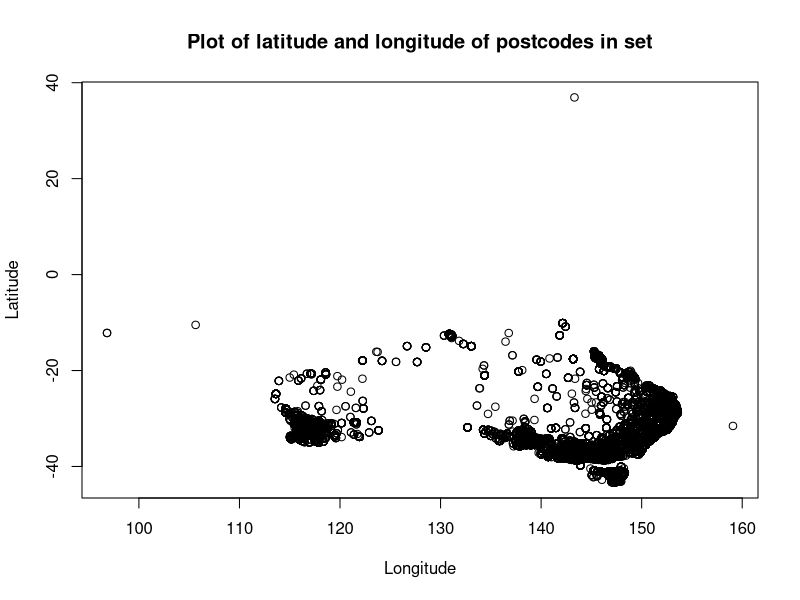
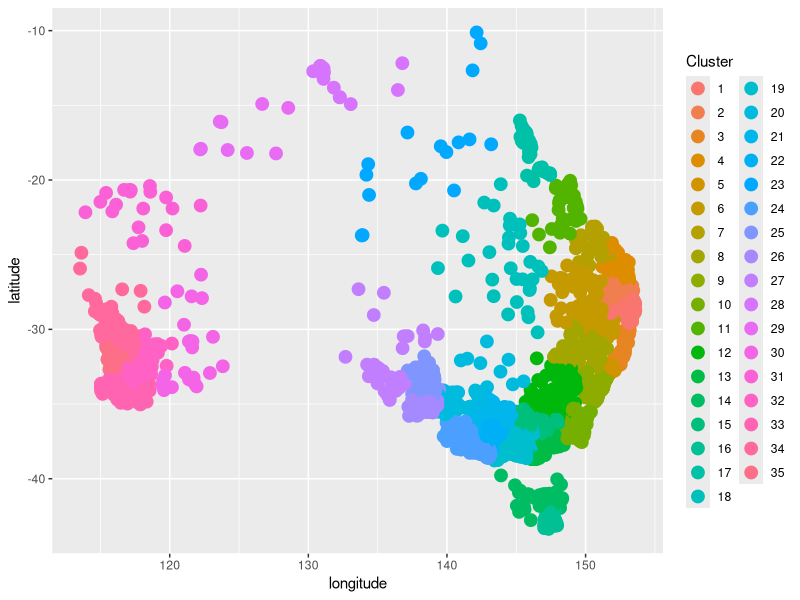

The R script that drew these images, in order:
####Read in packages for this code####
install.packages("fields")
install.packages("dplyr")
install.packages("ggplot2")
library(fields)
library(ggplot2)
library(dplyr)

####Read in country files####
#Firstly Australia
aus <- read.csv("post_codes_github.csv")
#Secondly NZ
nz <- read.csv("nz_postal_codes.csv")

#How many postcodes do we have?
length(unique(aus$postcode))
length(unique(nz$postcode))

####Geoclustering setup####
#Here we set the country
country <- aus
country <- as.data.frame(aus)
##Firstly perform a 'sense-check' that these points are in Aus-NZ
country$longitude <- as.numeric(country$longitude)
country$latitude <- as.numeric(country$latitude)
plot(country$longitude,country$latitude, xlab = "Longitude", ylab= "Latitude", main = "Plot of latitude and longitude of postcodes in set")

#(For Australia only) there are some islands that flatten our graph. We can remove extreme lat/long to help with this
country <- country[(country$longitude < 155 & country$longitude > 110),]
country <- country [country$latitude < 0 ,]

#We could just do this by postcode
#country <- as.data.frame(country[!duplicated(country$postcode),])

#Here is some code that will only get rid of duplicated lat-long combinations.
#I define something called 'll_id' which is the lat-long ID. The combination of lat-long together as a string-ID
country$ll_id <- paste(country$longitude, country$latitude)
country <- country %>% select(longitude, latitude, ll_id, everything())
country <- as.data.frame(country[!duplicated(country$ll_id),])

####(For Australia only) We could even divide this by state
#Possible states = ACT NSW NT QLD SA TAS VIC WA

# state = "QLD"
# country <- country[country$state == state,]

####Distance Matrix####

#We are using the rdist function from fields package
library(fields)
dist <- rdist.earth(country,miles = F,R=6378)

##Useful link http://stackoverflow.com/questions/21095643/approaches-for-spatial-geodesic-latitude-longitude-clustering-in-r-with-geodesic
##The earth radius we get from http://www.ga.gov.au/scientific-topics/positioning-navigation/geodesy/geodetic-datums/gda

#There are a number of other packages you can use for geospatial distance including DBSCAN, Eath.dist from package fossil, amap, geosphere

##Hierarchical clusters
fit <- hclust(as.dist(dist), method = "ward.D")
#Here we plot the dendrogram but it doesn't look very good
#plot(fit)

#Important to set the number of clusters
num_clusters = 35
country$clusters <- cutree(fit,k = num_clusters)

#Note put in this line to remove the legend + theme(legend.position="none")

ggplot() +
  geom_point(data=country, aes(x=longitude, y=latitude, color=factor(clusters)), size=4)+
  scale_color_discrete("Cluster") 
  coord_fixed()
